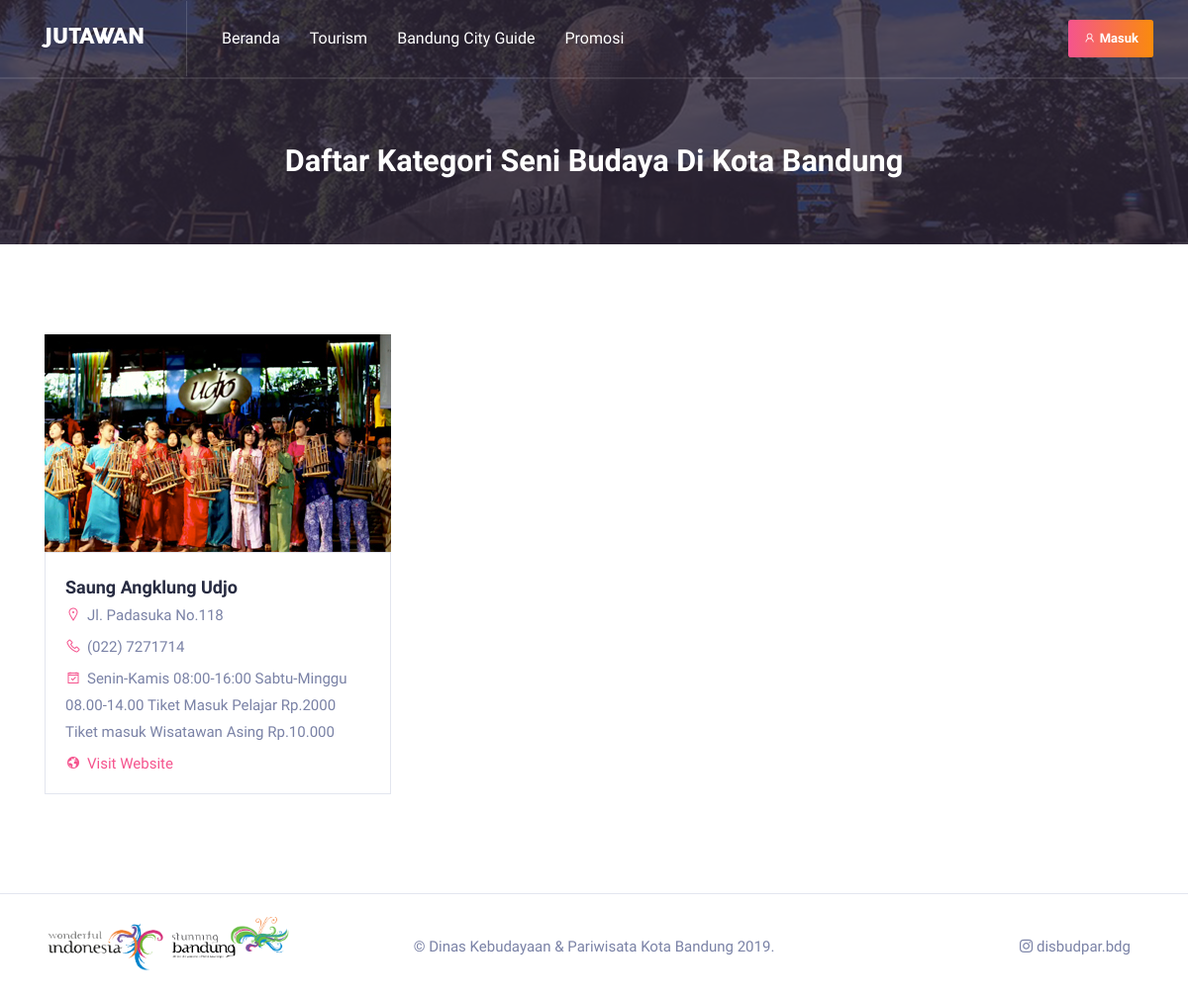
The app's page /index.php/home/listsenibudaya with its own data.
### tables this page shows
CREATE TABLE `lokasi` (
  `id` int(11) NOT NULL,
  `nama_lks` varchar(128) NOT NULL,
  `kategori` int(11) NOT NULL,
  `deskripsi` text NOT NULL,
  `tagline` varchar(128) NOT NULL,
  `tiket` int(11) NOT NULL,
  `alamat` varchar(128) NOT NULL,
  `no_tlp` varchar(128) NOT NULL,
  `email` varchar(128) NOT NULL,
  `website` varchar(128) NOT NULL,
  `sosmed` int(11) NOT NULL,
  `oprational` varchar(128) NOT NULL,
  `photo` varchar(128) NOT NULL,
  `video` varchar(128) NOT NULL,
  `iduser` int(11) NOT NULL
);

### application/controllers/Home.php (called while the page is built, shortened)
<?php
class Home extends CI_Controller {
	function __construct(){
		$this->load->model('Home_model');
		$this->load->model('Admin_model');
	}
	public function listsenibudaya()
	{
		$data['title']			= 'Daftar Kategori Seni Budaya Di Kota Bandung';
		$data['lokasiedukasi']	= $this->Home_model->getLokasiSenibudaya();
		$this->load->view('home/menu/header', $data);
		$this->load->view('home/menu/kategori', $data);
		$this->load->view('templates/home/footer', $data);
	}
}

### index.php (called while the page is built, shortened)
<?php
require_once BASEPATH.'core/CodeIgniter.php';

### application/models/Home_model.php (called while the page is built, shortened)
<?php
class Home_model extends CI_Model
{
    public function getLokasiSenibudaya()
    {
        return $this->db->query("
            SELECT lokasi.id, nama_lks, kategori, alamat, no_tlp, oprational, website, photo, name, icon, SUM(jumlah) AS jumlah_total
            FROM lokasi
            JOIN kategori ON kategori.id = lokasi.kategori
            JOIN data_pengunjung ON data_pengunjung.id_lokasi = lokasi.id
            WHERE kategori = 4
            GROUP BY lokasi.id, nama_lks, kategori, alamat, no_tlp, website, photo, name
            ORDER BY jumlah_total DESC
            ")->result_array();
    }
}

### application/views/home/menu/kategori.php (the view, shortened to what this page needs)
        <div class="breadcrumb-wrapper content_above">
            <div class="container">
                <div class="row">
                    <div class="col-lg-12 text-center">
                        <h1 class="page-title"><?= $title; ?> </h1>
                    </div>
                </div>
            </div>
        </div>
    </section>
<section class="cards-grid section-padding-two border-bottom">
        <div class="container">
            <div class="row">
                <div class="listing-cards-wrapper col-lg-12">
                    <div class="row">
                        <?php foreach ($lokasiedukasi as $l) : ?>
                        <div class="col-lg-4 col-sm-6">
                            <div class="atbd_single_listing ">
                                <article class="atbd_single_listing_wrapper">
                                    <figure class="atbd_listing_thumbnail_area">
                                        <div class="atbd_listing_image">
                                            <a href="<?= base_url(); ?>listing/detail/<?= $l['id']; ?>">
                                                <img src="<?= base_url('assets/admin/'); ?>img/cover/<?= $l['photo']; ?>" alt="listing image">
                                            </a>
                                        </div>
                                    </figure>
                                    <div class="atbd_listing_info">
                                        <div class="atbd_content_upper">
                                            <h4 class="atbd_listing_title">
                                                <a href="<?= base_url(); ?>listing/detail/<?= $l['id']; ?>"><?= $l['nama_lks']; ?></a>
                                            </h4>
                                            <div class="atbd_listing_data_list">
                                                <ul>
                                                    <li>
                                                        <p><span class="la la-map-marker"></span><?= $l['alamat']; ?></p>
                                                    </li>
                                                    <li>
                                                        <p><span class="la la-phone"></span><?= $l['no_tlp']; ?></p>
                                                    </li>
                                                    <li>
                                                        <p><span class="la la-calendar-check-o"></span><?= $l['oprational']; ?></p>
                                                    </li>
                                                    <li>
                                                        <p><span class="la la-globe"><a href="<?= $l['website']; ?>"></span>Visit Website</p></a>
                                                    </li>
                                                </ul>
                                            </div>
                                        </div>
                                    </div>
                                </article>
                            </div>
                        </div>
                        <?php endforeach; ?>
                    </div>
                </div>
            </div>
        </div>
    </section>

### records on screen
lokasi: photo (picture), nama_lks "Saung Angklung Udjo", alamat "Jl. Padasuka No.118", no_tlp "(022) 7271714", oprational "Senin-Kamis 08:00-16:00 Sabtu-Minggu 08.00-14.00 Tiket Masuk Pelajar Rp.2000 Tiket masuk Wisatawan Asing Rp.10.000"

### other values on screen
$title "Daftar Kategori Seni Budaya Di Kota Bandung"
